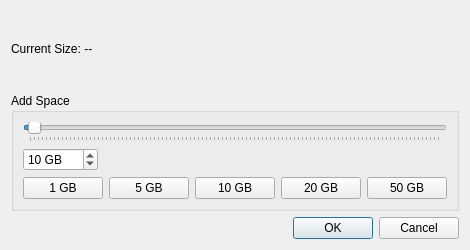
<?xml version="1.0" encoding="UTF-8"?>
<ui version="4.0">
 <class>Resize_HDD_Image_Window</class>
 <widget class="QDialog" name="Resize_HDD_Image_Window">
  <property name="geometry">
   <rect>
    <x>0</x>
    <y>0</y>
    <width>400</width>
    <height>250</height>
   </rect>
  </property>
  <property name="windowTitle">
   <string>Resize HDD Image</string>
  </property>
  <layout class="QVBoxLayout">
   <item>
    <widget class="QLabel" name="Label_Current_Size">
     <property name="text">
      <string>Current Size: --</string>
     </property>
    </widget>
   </item>
   <item>
    <widget class="QGroupBox" name="GroupBox_Add_Space">
     <property name="title">
      <string>Add Space</string>
     </property>
     <layout class="QVBoxLayout">
      <item>
       <widget class="QSlider" name="Slider_Add_GB">
        <property name="minimum">
         <number>1</number>
        </property>
        <property name="maximum">
         <number>1024</number>
        </property>
        <property name="value">
         <number>10</number>
        </property>
        <property name="orientation">
         <enum>Qt::Horizontal</enum>
        </property>
        <property name="tickPosition">
         <enum>QSlider::TicksBelow</enum>
        </property>
       </widget>
      </item>
      <item>
       <layout class="QHBoxLayout">
        <item>
         <widget class="QSpinBox" name="SB_Add_GB">
          <property name="suffix">
           <string> GB</string>
          </property>
          <property name="minimum">
           <number>1</number>
          </property>
          <property name="maximum">
           <number>1024</number>
          </property>
          <property name="value">
           <number>10</number>
          </property>
         </widget>
        </item>
        <item>
         <spacer>
          <property name="orientation">
           <enum>Qt::Horizontal</enum>
          </property>
          <property name="sizeHint" stdset="0">
           <size>
            <width>40</width>
            <height>20</height>
           </size>
          </property>
         </spacer>
        </item>
       </layout>
      </item>
      <item>
       <layout class="QHBoxLayout">
        <item>
         <widget class="QPushButton" name="Button_Set_1GB">
          <property name="text">
           <string>1 GB</string>
          </property>
         </widget>
        </item>
        <item>
         <widget class="QPushButton" name="Button_Set_5GB">
          <property name="text">
           <string>5 GB</string>
          </property>
         </widget>
        </item>
        <item>
         <widget class="QPushButton" name="Button_Set_10GB">
          <property name="text">
           <string>10 GB</string>
          </property>
         </widget>
        </item>
        <item>
         <widget class="QPushButton" name="Button_Set_20GB">
          <property name="text">
           <string>20 GB</string>
          </property>
         </widget>
        </item>
        <item>
         <widget class="QPushButton" name="Button_Set_50GB">
          <property name="text">
           <string>50 GB</string>
          </property>
         </widget>
        </item>
       </layout>
      </item>
     </layout>
    </widget>
   </item>
   <item>
    <widget class="QDialogButtonBox" name="buttonBox">
     <property name="standardButtons">
      <set>QDialogButtonBox::Cancel|QDialogButtonBox::Ok</set>
     </property>
    </widget>
   </item>
  </layout>
 </widget>
 <resources/>
 <connections>
  <connection>
   <sender>buttonBox</sender>
   <signal>accepted()</signal>
   <receiver>Resize_HDD_Image_Window</receiver>
   <slot>accept()</slot>
  </connection>
  <connection>
   <sender>buttonBox</sender>
   <signal>rejected()</signal>
   <receiver>Resize_HDD_Image_Window</receiver>
   <slot>reject()</slot>
  </connection>
 </connections>
</ui>
